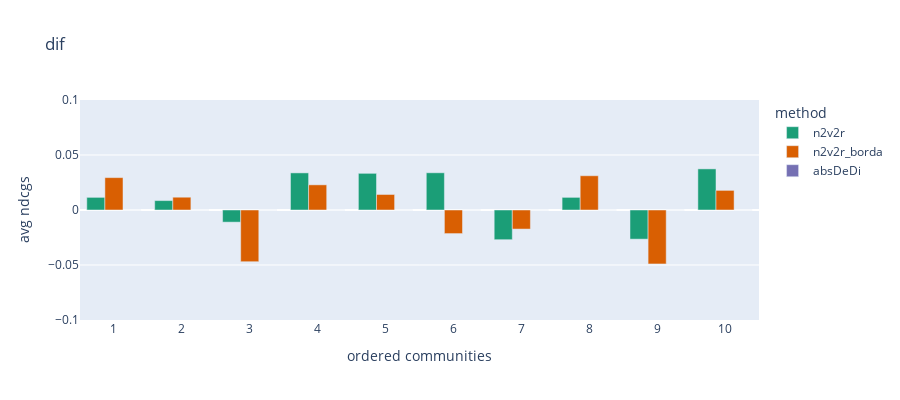

The code cell stored with this chart in its notebook:
### Code cell
comms_string = [ str(i) for i in range(num_com)]
algo = ['total', *comms_string]

x = np.arange(num_com+1)
y1_dif = y1_one - y1_two
y2_dif = y2_one - y2_two
y3_dif = y3_one - y3_two


import plotly.express as px

ndcgs = np.concatenate((y1_dif[1:],y2_dif[1:],y3_dif[1:]), axis=None)
method_indicator = (['n2v2r'] * num_com ) + (['n2v2r_borda'] * num_com) + (['absDeDi'] * num_com)
comms = [str(i) for i in range(1,num_com+1)]
comms_indicator = comms * 3 

df = pd.DataFrame(list(zip(ndcgs, method_indicator, comms_indicator)),
               columns =['avg ndcgs',  'method', 'ordered communities'])

fig = px.bar(df, x="ordered communities", y="avg ndcgs",
             color='method', barmode='group',
             height=400,  title= 'dif', color_discrete_sequence = ['#1b9e77','#d95f02','#7570b3'])

fig.update_yaxes(range = [-0.1,0.1])


fig.show()

### Figure 1 — Plotly figure (JSON) as saved in the notebook; plotly's stock layout.template omitted (floating-point values rounded to 4 significant figures)
{"data": [{"alignmentgroup": "True", "hovertemplate": "method=n2v2r<br>ordered communities=%{x}<br>avg ndcgs=%{y}<extra></extra>", "legendgroup": "n2v2r", "marker": {"color": "#1b9e77", "pattern": {"shape": ""}}, "name": "n2v2r", "offsetgroup": "n2v2r", "orientation": "v", "showlegend": true, "textposition": "auto", "type": "bar", "x": ["1", "2", "3", "4", "5", "6", "7", "8", "9", "10"], "xaxis": "x", "y": [0.01149, 0.008555, -0.01104, 0.03373, 0.03333, 0.03383, -0.027, 0.01149, -0.0265, 0.03737], "yaxis": "y"}, {"alignmentgroup": "True", "hovertemplate": "method=n2v2r_borda<br>ordered communities=%{x}<br>avg ndcgs=%{y}<extra></extra>", "legendgroup": "n2v2r_borda", "marker": {"color": "#d95f02", "pattern": {"shape": ""}}, "name": "n2v2r_borda", "offsetgroup": "n2v2r_borda", "orientation": "v", "showlegend": true, "textposition": "auto", "type": "bar", "x": ["1", "2", "3", "4", "5", "6", "7", "8", "9", "10"], "xaxis": "x", "y": [0.02944, 0.01163, -0.04696, 0.02288, 0.01411, -0.02144, -0.01733, 0.03115, -0.04901, 0.01783], "yaxis": "y"}, {"alignmentgroup": "True", "hovertemplate": "method=absDeDi<br>ordered communities=%{x}<br>avg ndcgs=%{y}<extra></extra>", "legendgroup": "absDeDi", "marker": {"color": "#7570b3", "pattern": {"shape": ""}}, "name": "absDeDi", "offsetgroup": "absDeDi", "orientation": "v", "showlegend": true, "textposition": "auto", "type": "bar", "x": ["1", "2", "3", "4", "5", "6", "7", "8", "9", "10"], "xaxis": "x", "y": [0, 0, 0, 0, 0, 0, 0, 0, 0, 0], "yaxis": "y"}], "layout": {"barmode": "group", "height": 400, "legend": {"title": {"text": "method"}, "tracegroupgap": 0}, "title": {"text": "dif"}, "xaxis": {"anchor": "y", "domain": [0, 1], "title": {"text": "ordered communities"}}, "yaxis": {"anchor": "x", "domain": [0, 1], "range": [-0.1, 0.1], "title": {"text": "avg ndcgs"}}}}
